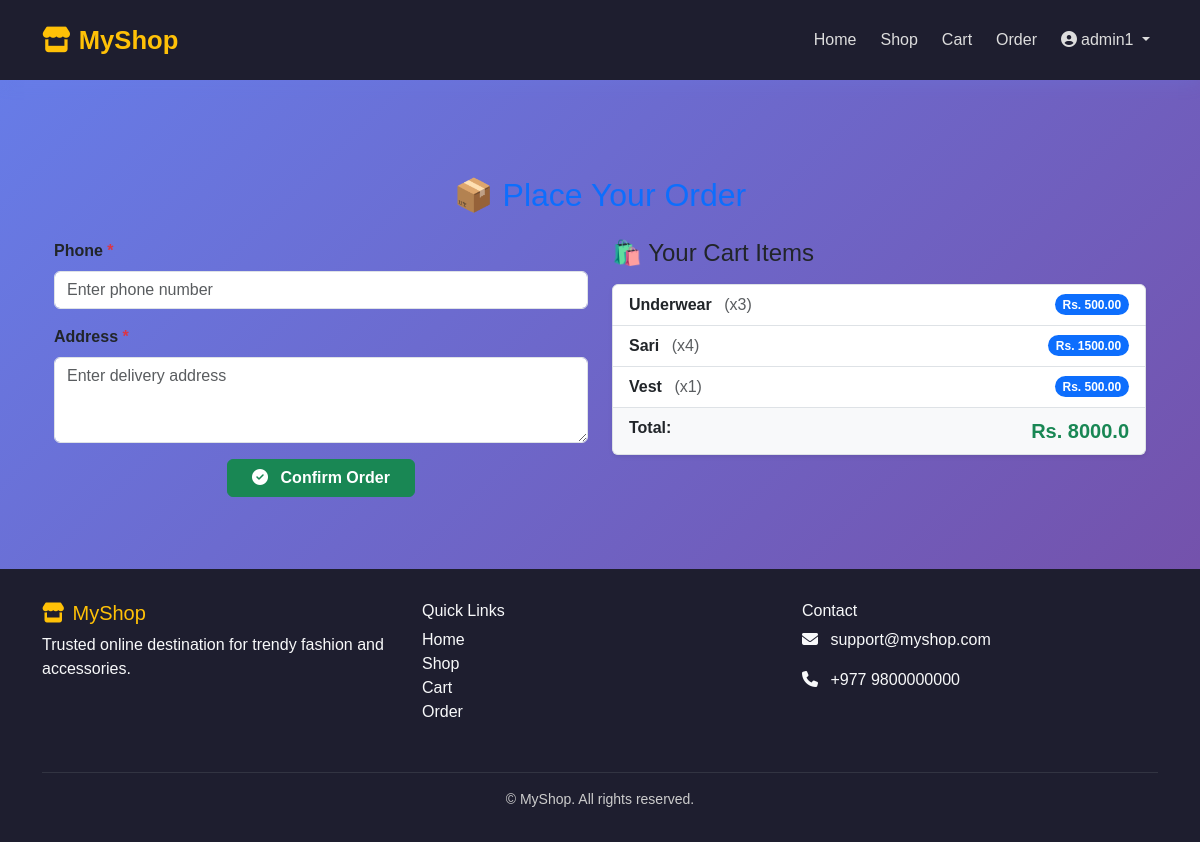
Screenshot of /order/ (signed in) with the database file from the repository.
### blog/models.py (models this page shows, shortened)
class Cart(models.Model):
    user = models.ForeignKey(User, on_delete=models.CASCADE)
    product = models.ForeignKey(Product, on_delete=models.CASCADE)
    quantity = models.PositiveIntegerField(default=1)
    added_at = models.DateTimeField(auto_now_add=True)
    class Meta:
        unique_together = ('user', 'product')  # Prevents duplicate entries

class Product(models.Model):
    category = models.ForeignKey(Category, on_delete=models.CASCADE)
    title = models.CharField(max_length=100)
    slug = models.SlugField(max_length=100, unique=True)
    image = models.ImageField(upload_to='news', blank=True, null=True)
    price = models.FloatField(default=0.0)  # ✅ Required for subtotal calculations
    description = models.TextField()
    created_at = models.DateTimeField(auto_now_add=True)
    updated_at = models.DateTimeField(auto_now=True)

### blog/views.py (the view, shortened to what this page needs)
# urls.py: path('order/', views.place_order, name='place_order'),
@login_required(login_url='login')
def place_order(request):
    cart_items = Cart.objects.filter(user=request.user).select_related('product')
    total = sum(item.product.price * item.quantity for item in cart_items)
    return render(request, 'order.html', {
        'cart_items': cart_items,
        'total': total,
    })

### blog/Templates/order.html (shortened to what this page needs)
{% extends 'base.html' %}
{% block content %}
<div class="container mt-5">
  <h2 class="text-center text-primary mb-4">📦 Place Your Order</h2>
  {% if cart_items %}
  <div class="row">
    <div class="col-md-6 mb-4">
      <form method="post" novalidate>
        <div class="mb-3">
          <label for="phone" class="form-label fw-semibold">Phone <span class="text-danger">*</span></label>
          <input type="tel" name="phone" id="phone" class="form-control" required pattern="[0-9]{7,}" placeholder="Enter phone number">
        </div>
        <div class="mb-3">
          <label for="address" class="form-label fw-semibold">Address <span class="text-danger">*</span></label>
          <textarea name="address" id="address" rows="3" class="form-control" required placeholder="Enter delivery address"></textarea>
        </div>
        <div class="text-center">
          <button type="submit" class="btn btn-success px-4 fw-bold">
            <i class="fas fa-check-circle me-2"></i> Confirm Order
          </button>
        </div>
      </form>
    </div>
    <div class="col-md-6">
      <h4 class="mb-3">🛍️ Your Cart Items</h4>
      <ul class="list-group shadow-sm mb-3">
        {% for item in cart_items %}
          <li class="list-group-item d-flex justify-content-between align-items-center">
            <div>
              <strong>{{ item.product.title }}</strong>
              <span class="text-muted ms-2">(x{{ item.quantity }})</span>
            </div>
            <span class="badge bg-primary rounded-pill">Rs. {{ item.product.price|floatformat:2 }}</span>
          </li>
        {% endfor %}
        <li class="list-group-item d-flex justify-content-between fw-bold bg-light">
          <span>Total:</span>
          <span class="text-success fs-5">Rs. {{ total }}</span>
        </li>
      </ul>
    </div>
  </div>
  {% else %}
    <div class="alert alert-info text-center">
      <i class="fas fa-info-circle me-2"></i> Your cart is empty. <a href="{% url 'base_shop' %}">Go to shop</a>
    </div>
  {% endif %}
</div>
{% endblock %}

### blog/Templates/base.html (shortened to what this page needs)
{% load static %}
<!DOCTYPE html>
<html lang="en">
<head>
  <link href="https://cdn.jsdelivr.net/npm/bootstrap@5.3.3/dist/css/bootstrap.min.css" rel="stylesheet" />
  <link rel="stylesheet" href="https://cdnjs.cloudflare.com/ajax/libs/font-awesome/6.5.0/css/all.min.css" />
</head>
<body>
<nav class="navbar navbar-expand-lg navbar-dark sticky-top py-3">
  <div class="container">
    <a class="navbar-brand" href="{% url 'home' %}">
      <i class="fas fa-store me-2"></i>MyShop
    </a>
    <div class="collapse navbar-collapse" id="mainNavbar">
      <ul class="navbar-nav ms-auto gap-2">
        <li class="nav-item"><a class="nav-link" href="{% url 'home' %}">Home</a></li>
        <li class="nav-item"><a class="nav-link" href="{% url 'base_shop' %}">Shop</a></li>
        <li class="nav-item"><a class="nav-link" href="{% url 'view_cart' %}">Cart</a></li>
        <li class="nav-item"><a class="nav-link" href="{% url 'place_order' %}">Order</a></li>
        {% if user.is_authenticated %}
        <li class="nav-item dropdown">
          <a class="nav-link dropdown-toggle" href="#" id="userDropdown" role="button" data-bs-toggle="dropdown">
            <i class="fas fa-user-circle me-1"></i>{{ user.username }}
          </a>
        </li>
        {% else %}
        <li class="nav-item"><a class="nav-link" href="{% url 'login' %}"><i class="fas fa-sign-in-alt me-1"></i>Login</a></li>
        <li class="nav-item"><a class="nav-link" href="{% url 'register' %}"><i class="fas fa-user-plus me-1"></i>Register</a></li>
        {% endif %}
      </ul>
    </div>
  </div>
</nav>
<main class="container my-5">
  {% block content %}{% endblock %}
</main>
<footer>
  <div class="container">
    <div class="row text-light">
      <div class="col-md-4 mb-3">
        <h5 class="text-warning"><i class="fas fa-store me-2"></i>MyShop</h5>
        <p>Trusted online destination for trendy fashion and accessories.</p>
      </div>
      <div class="col-md-4 mb-3">
        <h6>Quick Links</h6>
        <ul class="list-unstyled">
          <li><a href="{% url 'home' %}" class="text-light text-decoration-none">Home</a></li>
          <li><a href="{% url 'base_shop' %}" class="text-light text-decoration-none">Shop</a></li>
          <li><a href="{% url 'view_cart' %}" class="text-light text-decoration-none">Cart</a></li>
          <li><a href="{% url 'place_order' %}" class="text-light text-decoration-none">Order</a></li>
        </ul>
      </div>
      <div class="col-md-4 mb-3">
        <h6>Contact</h6>
        <p><i class="fas fa-envelope me-2"></i> support@myshop.com</p>
        <p><i class="fas fa-phone me-2"></i> +977 9800000000</p>
      </div>
    </div>
    <hr class="border-secondary" />
    <div class="text-center small">&copy; {{ now|date:"Y" }} MyShop. All rights reserved.</div>
  </div>
</footer>
</body>
</html>

### blog/Templates/base.html (style rules this page uses)
body { font-family: 'Poppins', sans-serif; background: linear-gradient(135deg, #667eea 0%, #764ba2 100%); min-height: 100vh; display: flex; flex-direction: column; }
.navbar { background-color: #1e1e2f; box-shadow: 0 4px 15px rgba(102, 126, 234, 0.2); }
.navbar-brand { font-weight: bold; font-size: 1.6rem; color: #ffc107 !important; }
.nav-link, .dropdown-toggle { color: #ddd !important; font-weight: 500; }
footer { background-color: #1e1e2f; color: #ccc; padding: 2rem 0; margin-top: auto; }

### rows the page displays
Cart: product "Underwear", quantity "3", product.price "500.00"
Cart: product "Sari", quantity "4", product.price "1500.00"
Cart: product "Vest", quantity "1", product.price "500.00"

### other values shown
{{ user.username }} "admin1"
{{ total }} "8000.0"
